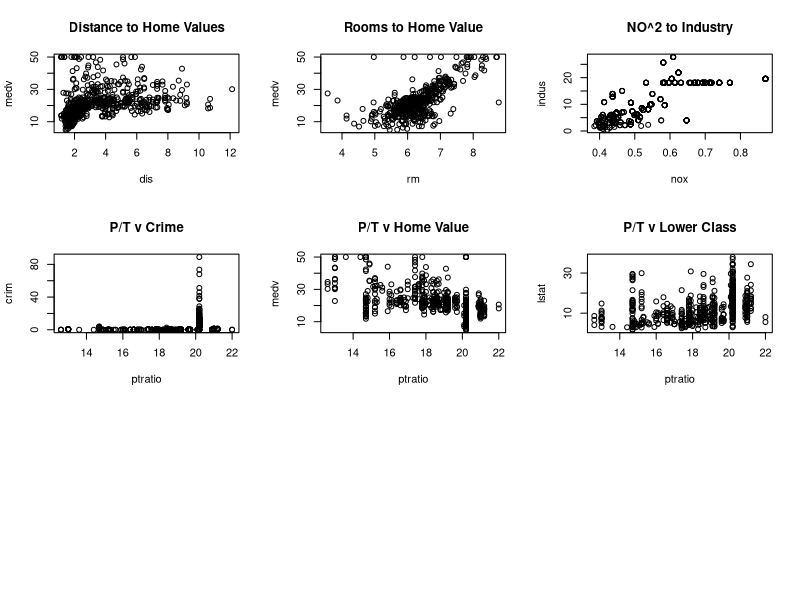
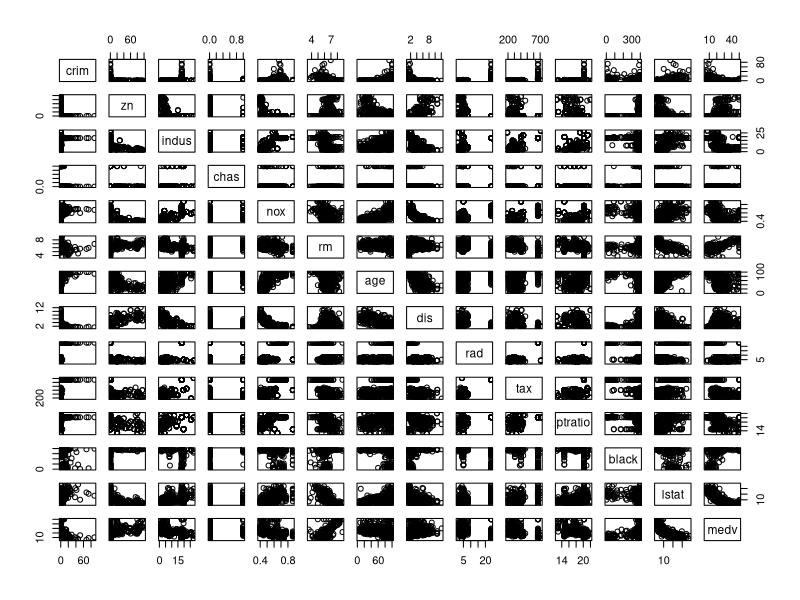
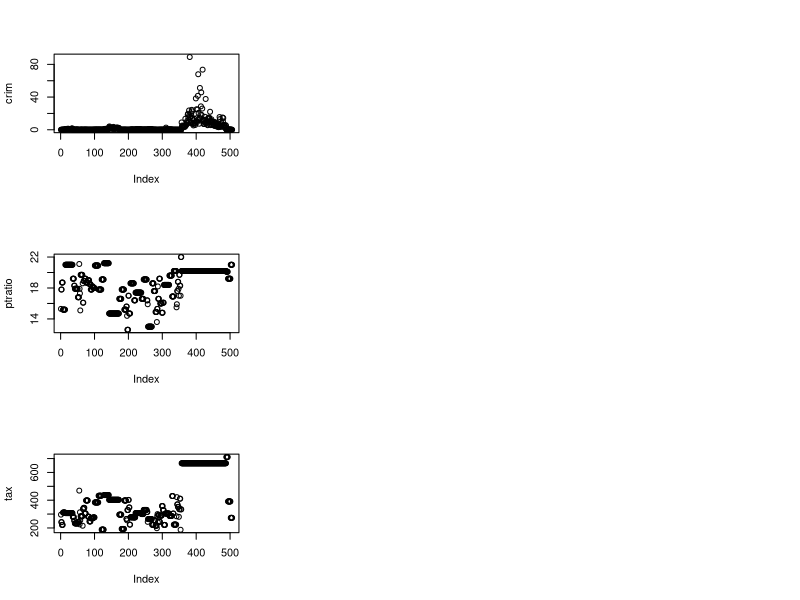

The R source for these figures, in order:
library(MASS)

?Boston
attach(Boston)

par(mfrow=c(3,3))
plot(dis, medv, main="Distance to Home Values")
plot(rm, medv, main="Rooms to Home Value")
plot(nox, indus, main="NO^2 to Industry")
plot(ptratio, crim, main="P/T v Crime")
plot(ptratio, medv, main="P/T v Home Value")
plot(ptratio, lstat, main="P/T v Lower Class")

pairs(Boston)

plot(crim)
plot(ptratio)
plot(tax)

table(Boston$chas)

summary(Boston$ptratio)

which.min(Boston$medv)
Boston[399,]

beantown <- subset(Boston,rm >= 7)
dim(beantown)
beantown <- subset(Boston,rm >= 8)
dim(beantown)

summary(beantown)
